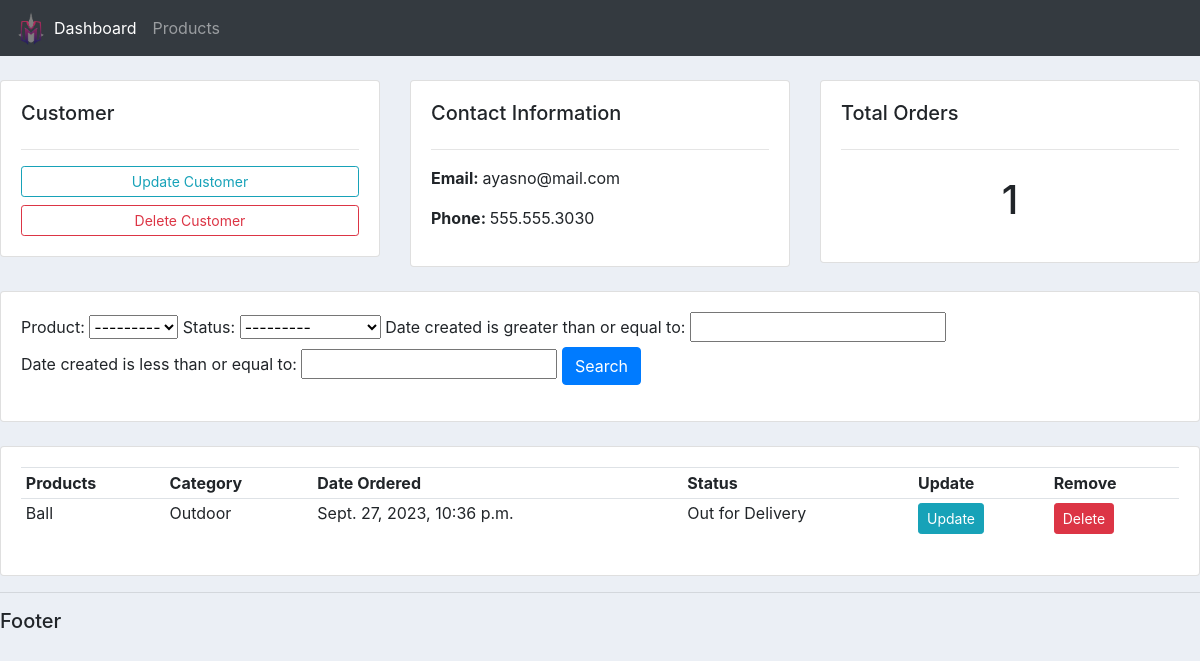
/customer/3/, run on an earlier commit of the app's database.
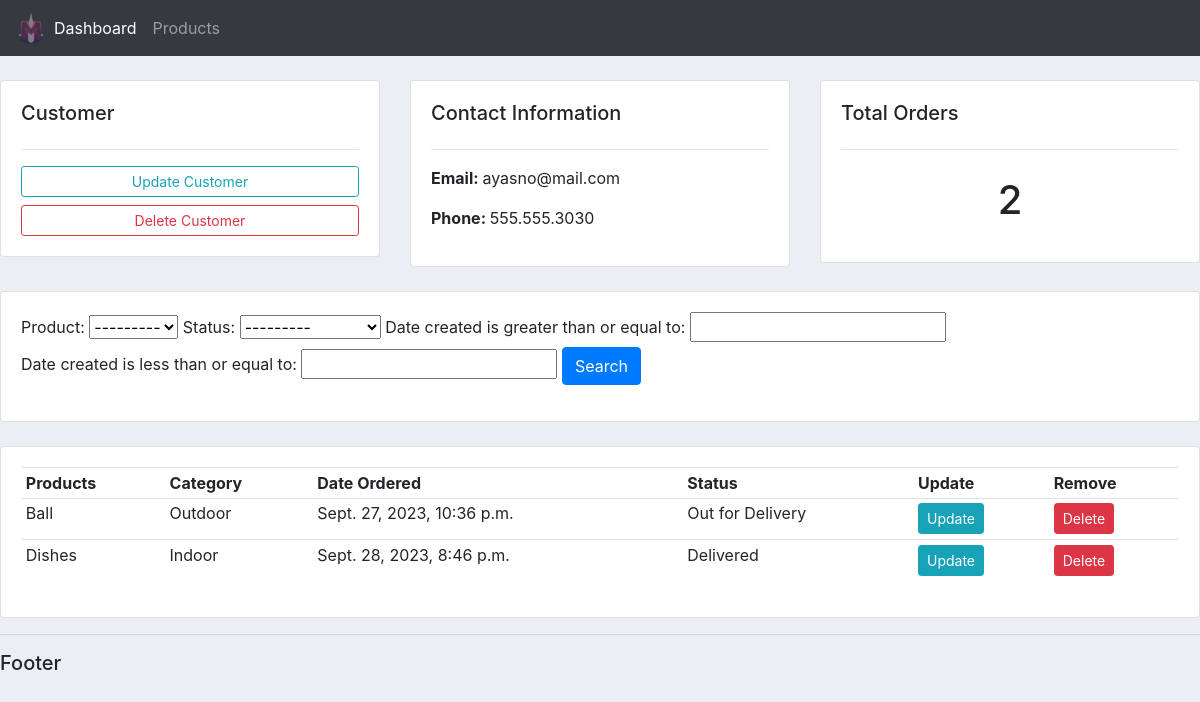
And on a later commit of the database.
### accounts/models.py (models this page shows)
class Order(models.Model):
    STATUS = (
        ('Pending', 'Pending'),
        ('Out for Delivery', 'Out for Delivery'),
        ('Delivered', 'Delivered'),
    )
    customer = models.ForeignKey(Customer, null=True, on_delete=models.SET_NULL)
    product = models.ForeignKey(Product, null=True, on_delete=models.SET_NULL)
    date_created = models.DateTimeField(auto_now_add=True, null=True)
    status = models.CharField(max_length=200, null=True, choices=STATUS)

class Product(models.Model):
    CATEGORY = (
        ('Indoor', 'Indoor'),
        ('Outdoor', 'Outdoor'),
    )
    name = models.CharField(max_length=200, null=True)
    price = models.FloatField(null=True)
    category = models.CharField(max_length=200, null=True, choices=CATEGORY)
    description = models.CharField(max_length=200, null=True)
    date_created = models.DateTimeField(auto_now_add=True, null=True)
    tags = models.ManyToManyField(Tag)
    def __str__(self):
        return self.name

### accounts/views.py (the view)
# urls.py: path('customer/<str:pk>/', views.customers, name='customer'),
def customers(request, pk):
    customer = Customer.objects.get(id=pk)
    orders = customer.order_set.all()
    total_orders = orders.count()
    myFilter = OrderFilter(request.GET, queryset=orders)
    orders = myFilter.qs
    context = {'customer': customer, 'orders': orders, 'total_orders': total_orders, 'myFilter': myFilter}
    return render(request, 'accounts/customers.html', context)

### accounts/templates/accounts/customers.html
{% extends 'accounts/main.html' %}
{% block content %}
<br>
<div class="row">
    <div class="col-md">
        <div class="card card-body">
            <h5>Customer</h5>
            <hr>
            <a class="btn btn-outline-info btn-sm btn-block" href=""> Update Customer </a>
            <a class="btn btn-outline-danger btn-sm btn-block" href=""> Delete Customer </a>
        </div>
    </div>
    <div class="col-md">
        <div class="card card-body">
            <h5>Contact Information</h5>
            <hr>
            <p><strong>Email: </strong> {{customer.email}}</p>
            <p><strong>Phone: </strong> {{customer.phone}}</p>
        </div>
    </div>
    <div class="col-md">
        <div class="card card-body">
            <h5>Total Orders</h5>
            <hr>
            <h1 style="text-align: center; padding: 10px">{{total_orders}}</h1>
        </div>
    </div>
</div>
<br>
<div class="row">
    <div class="col">
        <div class="card card-body">
            <form method="get">
                {{myFilter.form}}
                <button class="btn btn-primary" type="submit">Search</button>
            </form>
        </div>
    </div>
</div>
<br>
<div class="row">
    <div class="col-md">
        <div class="card card-body">
            <table class="table table-sm">
                <tr>
                    <th>Products</th>
                    <th>Category</th>
                    <th>Date Ordered</th>
                    <th>Status</th>
                    <th>Update</th>
                    <th>Remove</th>
                </tr>
                {% for order in orders%}
                <tr>
                    <td>{{order.product}}</td>
                    <td>{{order.product.category}}</td>
                    <td>{{order.date_created}}</td>
                    <td>{{order.status}}</td>
                    <td><a class="btn btn-sm btn-info" href="">Update</a></td>
                    <td><a class="btn btn-sm btn-danger" href="">Delete</a></td>
                </tr>
                {% endfor %}
            </table>
        </div>
    </div>
</div>
{% endblock %}

What changed in the data, as far as the page shows it:
added Order: product "Dishes", product.category "Indoor", date_created "Sept. 28, 2023, 8:46 p.m.", status "Delivered"
Also different on the page:
{{ total_orders }}: "1" → "2"
